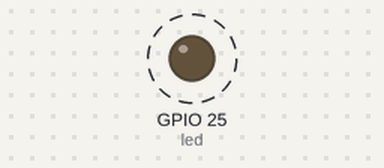
Recording of a program running on a simulated ESP32 board running MicroPython. Shown: output pins drawn as LEDs (lit = HIGH). Dashed ring = blinking.

Above: at 0.5 s.
Timing chart, 0 to 4.6 s (numbered marks = the images above):
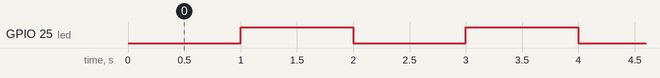

Measured:
- by itself, GPIO 25 (led): alternates HIGH for 1.0 s and LOW for 1.0 s

The program:

LED_timer.py
```python
# LED_timer.py

import machine

led = machine.Pin(25, machine.Pin.OUT)
timer = machine.Timer(0)

def handleInterrupt(timer):
  led.value(not led.value())

timer.init(period=1000, mode=machine.Timer.PERIODIC, callback=handleInterrupt)
```
